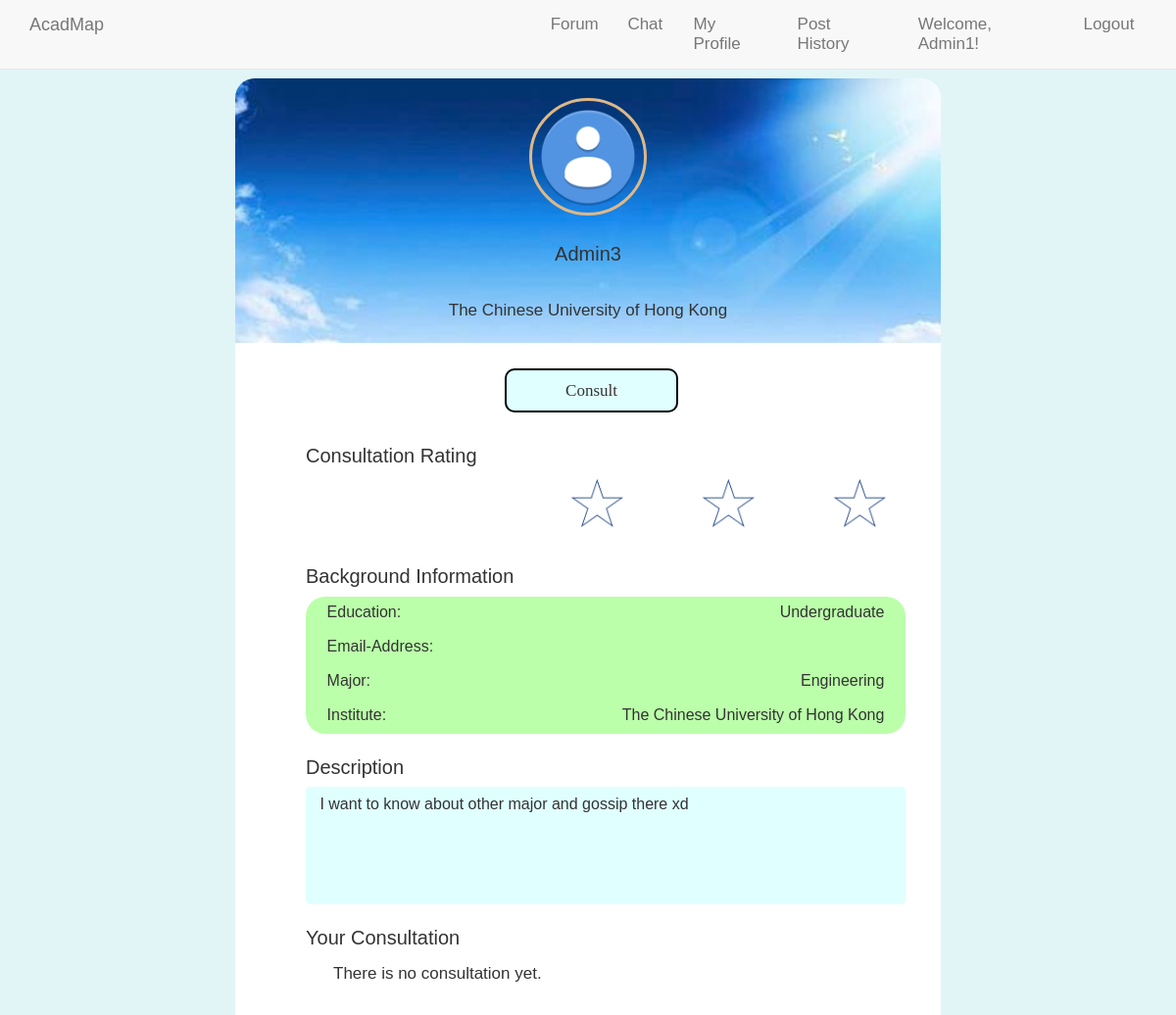
/forum_related/othersprofile.php?uid=3 (signed in), run on the app's committed database.
### tables this page shows
CREATE TABLE `user_profile` (
  `user_id` int(8) UNSIGNED NOT NULL,
  `username` varchar(16) NOT NULL,
  `personal_picture` varchar(200) DEFAULT NULL,
  `education_level` varchar(64) NOT NULL,
  `personal_description` text NOT NULL,
  `major` varchar(120) NOT NULL,
  `user_level` varchar(15) NOT NULL DEFAULT 'member',
  `institute` varchar(40) DEFAULT NULL,
  `consult_rating` double NOT NULL DEFAULT 0,
  `cvv` int(3) DEFAULT NULL,
  `expire_yr` int(4) DEFAULT NULL,
  `expire_mth` int(2) DEFAULT NULL,
  `cardnumber` varchar(17) DEFAULT NULL,
  `cardname` varchar(20) DEFAULT NULL
);

### forum_related/othersprofile.php (the view, shortened to what this page needs)
<!DOCTYPE html>
<html>
<head>
  <link rel="stylesheet" href="../css/bootstrap.min.css">
  <link rel="stylesheet" href="../css/main.css">
    <link rel="stylesheet" href="../css/post.css">
  <link rel="stylesheet" href="../css/profile.css">
	</head>
	<body>
		<div style="background-color: #e1f5f7">
		<div class="space1"></div>
		<?php
			include("../navbar.php");
			$uid = $_GET['uid'];
			$servername = "localhost";
			$username = "root";
			$password = "";
			$conn = new mysqli($servername, $username, $password, 'AcadMap');
			$commentsql = "SELECT * FROM user_profile WHERE user_id=$uid";
			$commentResult = mysqli_query($conn,$commentsql);
			$Commentinfo = mysqli_fetch_array($commentResult);
			echo "<div class='top1'><div class='circle1'></div>
				<div class='username1'>".$Commentinfo['username']."</div>
				<div class='institute1'>".$Commentinfo['institute']."</div>
				</div>";
		?>
		<div class="content1">
			<?php
				  if(isset($_SESSION["signed_in"])){
					  echo '<form id="myBtn" action="buildcroom.php" class="form-container">
								<input class="consult1"  type="submit" value="Consult">
							</form>';
				  }
				  else{
						echo '<input class="consult1" type="submit" value="Consult" disabled>';
				  }
			?>
			<div class="rank1">
				Consultation Rating
			</div>
			<?php
				$starsql = "SELECT consult_rating FROM user_profile WHERE user_id=$uid";
				$starResult = mysqli_query($conn,$starsql);
				$starinfo = mysqli_fetch_array($starResult);
				if($starinfo['consult_rating']>4){
					echo '<div class="ratings11"></div>
					<div class="ratings11 ratings2"></div>
					<div class="ratings11 ratings3"></div>
					<div class="ratings11 ratings4"></div>
					<div class="ratings11 ratings5"></div>';
				}
				else if($starinfo['consult_rating']>3){
					echo '<div class="ratings11"></div>
					<div class="ratings11 ratings2"></div>
					<div class="ratings11 ratings3"></div>
					<div class="ratings11 ratings4"></div>
					<div class="rating11 rating5"></div>';
				}
				else if($starinfo['consult_rating']>2){
					echo '<div class="ratings11"></div>
					<div class="ratings11 ratings2"></div>
					<div class="ratings11 ratings3"></div>
					<div class="rating11 rating4"></div>
					<div class="rating11 rating5"></div>';
				}
				else if($starinfo['consult_rating']>1){
					echo '<div class="ratings11"></div>
					<div class="ratings11 ratings2"></div>
					<div class="rating11 rating4"></div>
					<div class="rating11 rating4"></div>
					<div class="rating11 rating5"></div>';
				}
			?>
			<div class="bac-info1">Background Information</div>
				<?php
					$sql = "SELECT * FROM user WHERE user_id=$uid";
					$Result = mysqli_query($conn,$sql);
					$info = mysqli_fetch_array($Result);
					echo '<div class="status1" >
							Education:<div class="education1">'.$Commentinfo['education_level'].'</div>
						</div>
						<div class="email2" >Email-Address:
							<div class="email1">'.$info['email_address'].'</div>
						</div>
						<div class="major2" >Major:
							<div class="major1">'.$Commentinfo['major'].'</div>
						</div>
						<div class="user_status1">Institute:
							<div class="user_status2">'.$Commentinfo['institute'].'</div>
						</div>';
				?>
			<div class="des1">Description</div>
			<div rows="3" cols="10" class="description1">
			<?php
					echo $Commentinfo['personal_description'];
			?>
			</div>
			<div class="con1">
				Your Consultation
			</div>
			<?php
				$sql = "SELECT * FROM consultation_comment WHERE user_id=$uid";
				$Result = mysqli_query($conn,$sql);
				$col = mysqli_num_rows($Result);
				if($col==0){
					echo '<div style="height:10px"></div><div style="margin-left:100px">There is no consultation yet.</div>';
				}
			?>
			<div class="space1"></div>
	</body>
</html>

### css/main.css (style rules this page uses)
body { padding-top: 50px; }

### css/post.css (style rules this page uses)
body { margin: 0; font-size: 17px; font-family: Arial, Helvetica, sans-serif; }
.form-container { padding: 5px; background-color: white; }
.content1 { padding: 0; margin: 2px auto 2px auto; width: 90%; }

### css/profile.css (style rules this page uses)
* { margin:0; padding:0; }
html { background-color: #98f5ff; }
.top1 { width:60%; height:270px; margin:0 auto; padding:20px 0; border-top-left-radius: 20px; border-top-right-radius: 20px; background-image: url(../assets/profile_bac.jpg); background-size: cover; }
.circle1 { width:120px; height:120px; border-radius: 60px; border-style: solid; border-color: burlywood; margin:0 auto; background-image: url(../assets/avatar.png); background-size: cover; }
.username1 { height:50px; margin:25px auto 10px; text-align: center; font-size: 20px; }
.institute1 { width:300px; height:50px; margin:0 auto; text-align: center; }
.content1 { width: 60%; margin:0 auto; background-color: white; }
.consult1 { display:inline-block; width: 25%; height:45px; margin-left:38%; margin-top:3%; font-size:17px; border-radius: 10px; border-style: solid; background-color: #e0ffff; font-family:Cooper Black; }
.rank1 { margin-left:10%; margin-top:25px; font-size: 20px; }
.rating11 { display:inline-block; margin-top:7px; margin-left:10%; width:57px; height:55px; background-size: cover; background-image: url(../assets/blank-star.png); }
.ratings11 { display:inline-block; margin-top:7px; margin-left:10%; width:57px; height:55px; background-size: cover; background-image: url(../assets/yellow-star.png); }
.bac-info1 { margin-left:10%; margin-top:25px; font-size: 20px; margin-bottom: 6px; }
.status1,.email2,.major2,.user_status1 { display: inline-block; margin-left:10%; background-color: #bfa; width:85%; height: 35px; border-style: none; border-width: 0.5px; border-color: #0bf; font-size:16px; padding:0 3%; padding-top: 5px; vertical-align: center; }
.education1,.email1,.major1,.user_status2 { float:right; }
.status1 { border-top-left-radius: 20px; border-top-right-radius: 20px; }
.user_status1 { border-bottom-left-radius: 20px; border-bottom-right-radius: 20px; }
.des1 { margin-left:10%; font-size: 20px; margin-top:20px; }
.description1 { width:85%; height:120px; margin-left:10%; margin-top:6px; font-size: 16px; border-color: gray; padding:1% 2%; border-radius: 5px; background-color: #e0ffff; }
.con1 { margin-left:10%; font-size: 20px; margin-top:20px; }
.space1 { height:30px; }

### data on the page
user_profile: username "Admin3", institute "The Chinese University of Hong Kong", education_level "Undergraduate", major "Engineering", personal_description "I want to know about other major and gossip there xd"

### other printed values
$_SESSION['username'] "Admin1"
